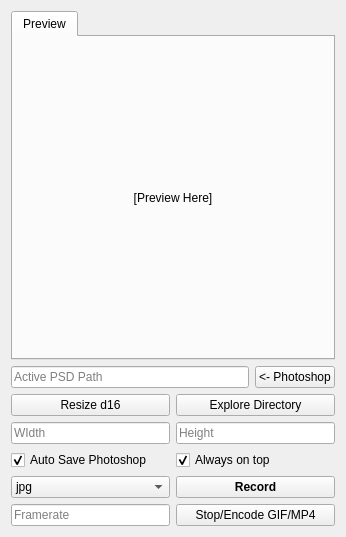
<?xml version="1.0" encoding="UTF-8"?>
<ui version="4.0">
 <class>MainWindow</class>
 <widget class="QMainWindow" name="MainWindow">
  <property name="geometry">
   <rect>
    <x>0</x>
    <y>0</y>
    <width>346</width>
    <height>537</height>
   </rect>
  </property>
  <property name="windowTitle">
   <string>PSDRecorder</string>
  </property>
  <widget class="QWidget" name="centralWidget">
   <layout class="QGridLayout" name="gridLayout">
    <item row="5" column="0">
     <widget class="QLineEdit" name="SaveSizeWidthLineEdit">
      <property name="placeholderText">
       <string>WIdth</string>
      </property>
     </widget>
    </item>
    <item row="3" column="1">
     <widget class="QPushButton" name="ShowDirectoryButton">
      <property name="text">
       <string>Explore Directory</string>
      </property>
     </widget>
    </item>
    <item row="5" column="1">
     <widget class="QLineEdit" name="SaveSizeHeightLineEdit">
      <property name="placeholderText">
       <string>Height</string>
      </property>
     </widget>
    </item>
    <item row="10" column="1">
     <widget class="QPushButton" name="StopButton">
      <property name="text">
       <string>Stop/Encode GIF/MP4</string>
      </property>
      <property name="shortcut">
       <string>Esc</string>
      </property>
     </widget>
    </item>
    <item row="10" column="0">
     <widget class="QLineEdit" name="FrameRateLineEdit">
      <property name="placeholderText">
       <string>Framerate</string>
      </property>
     </widget>
    </item>
    <item row="3" column="0">
     <widget class="QPushButton" name="MakeDivisable16Button">
      <property name="text">
       <string>Resize d16</string>
      </property>
     </widget>
    </item>
    <item row="7" column="1">
     <widget class="QPushButton" name="StartButton">
      <property name="sizePolicy">
       <sizepolicy hsizetype="Minimum" vsizetype="Minimum">
        <horstretch>0</horstretch>
        <verstretch>0</verstretch>
       </sizepolicy>
      </property>
      <property name="font">
       <font>
        <weight>75</weight>
        <bold>true</bold>
       </font>
      </property>
      <property name="text">
       <string>Record</string>
      </property>
      <property name="shortcut">
       <string>Return</string>
      </property>
     </widget>
    </item>
    <item row="7" column="0">
     <widget class="QComboBox" name="FileTypeComboBox">
      <item>
       <property name="text">
        <string>jpg</string>
       </property>
      </item>
      <item>
       <property name="text">
        <string>png</string>
       </property>
      </item>
     </widget>
    </item>
    <item row="6" column="1">
     <widget class="QCheckBox" name="AlwaysOnTopCheckbox">
      <property name="text">
       <string>Always on top</string>
      </property>
      <property name="shortcut">
       <string>Ctrl+S</string>
      </property>
      <property name="checked">
       <bool>true</bool>
      </property>
     </widget>
    </item>
    <item row="0" column="0" colspan="2">
     <widget class="QTabWidget" name="tabWidget">
      <property name="enabled">
       <bool>true</bool>
      </property>
      <property name="currentIndex">
       <number>0</number>
      </property>
      <widget class="QWidget" name="tab">
       <attribute name="title">
        <string>Preview</string>
       </attribute>
       <layout class="QHBoxLayout" name="horizontalLayout_2">
        <item>
         <widget class="QLabel" name="PreviewLabel">
          <property name="sizePolicy">
           <sizepolicy hsizetype="Preferred" vsizetype="Expanding">
            <horstretch>0</horstretch>
            <verstretch>0</verstretch>
           </sizepolicy>
          </property>
          <property name="text">
           <string>[Preview Here]</string>
          </property>
          <property name="alignment">
           <set>Qt::AlignCenter</set>
          </property>
         </widget>
        </item>
       </layout>
      </widget>
     </widget>
    </item>
    <item row="6" column="0">
     <widget class="QCheckBox" name="AutoSaveCheckbox">
      <property name="text">
       <string>Auto Save Photoshop</string>
      </property>
      <property name="shortcut">
       <string>S</string>
      </property>
      <property name="checked">
       <bool>true</bool>
      </property>
     </widget>
    </item>
    <item row="2" column="0" colspan="2">
     <layout class="QHBoxLayout" name="horizontalLayout">
      <item>
       <widget class="QLineEdit" name="PSDPathLineInput">
        <property name="placeholderText">
         <string>Active PSD Path</string>
        </property>
       </widget>
      </item>
      <item>
       <widget class="QPushButton" name="RefreshPSDirectoryButton">
        <property name="text">
         <string>&lt;- Photoshop</string>
        </property>
       </widget>
      </item>
     </layout>
    </item>
   </layout>
  </widget>
 </widget>
 <layoutdefault spacing="6" margin="11"/>
 <tabstops>
  <tabstop>MakeDivisable16Button</tabstop>
  <tabstop>SaveSizeWidthLineEdit</tabstop>
  <tabstop>FrameRateLineEdit</tabstop>
 </tabstops>
 <resources/>
 <connections/>
</ui>
